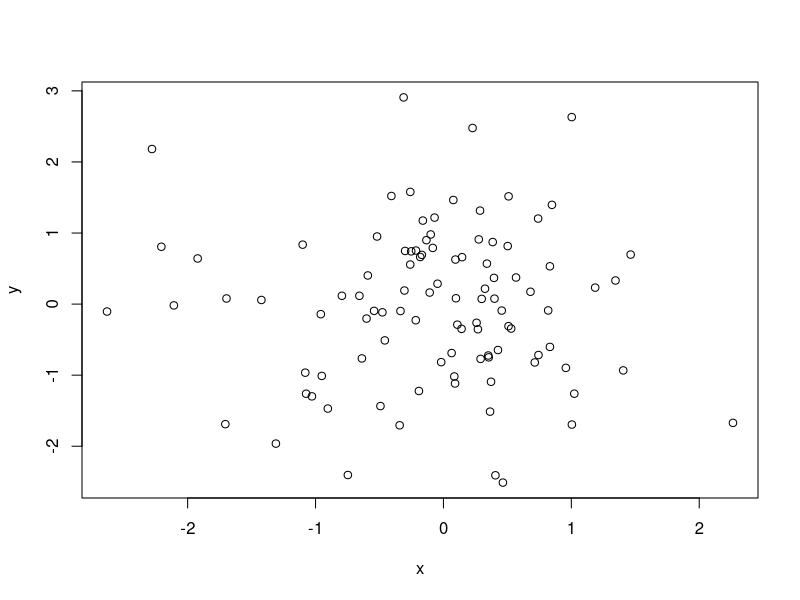

Source code (R):
## ---- chunk 1
x <- rnorm(100)
y <- rnorm(100)
plot(x, y)
## ---- chunk 2
summary(x)
## ---- chunk 3
x <- rnorm(100)
